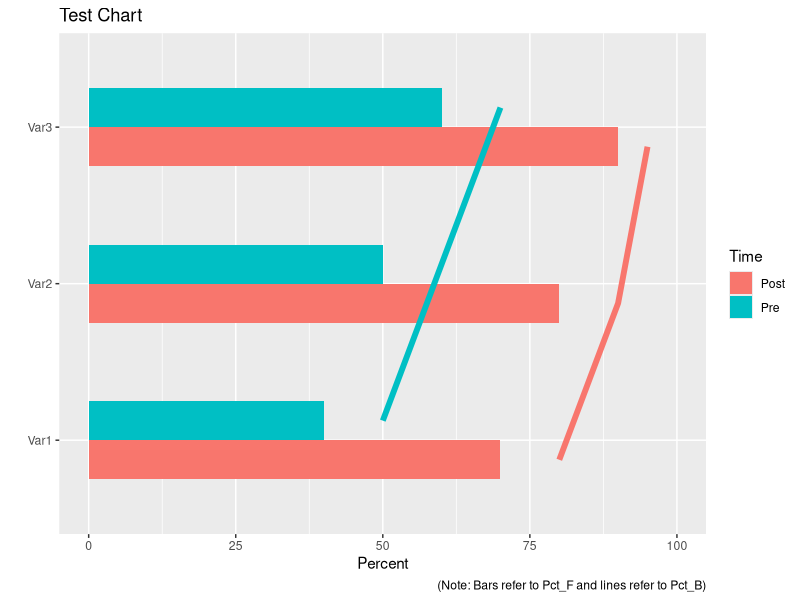
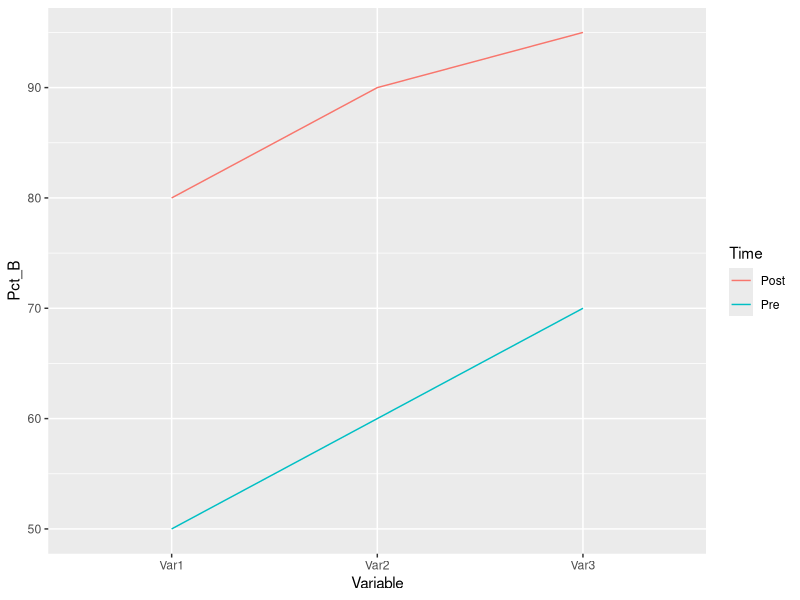

These charts were generated, in order, by the following R code:
library(tidyverse)
df <- data.frame(
  Pct_F = c(40, 50, 60, 70, 80, 90),
  Pct_B = c(50, 60, 70, 80, 90, 95),
  Time = c("Pre", "Pre", "Pre", "Post", "Post", "Post"),
  Variable = c("Var1", "Var2", "Var3", "Var1", "Var2", "Var3")
)

ggplot(df, aes(x = Variable)) +
  geom_col(aes(y = Pct_F, fill = Time), width = 0.5, position = "dodge") +
  geom_line(aes(y = Pct_B, group = Time, colour = Time), size = 2, position = position_dodge(0.5)) +
  scale_y_continuous(limits = c(0, 100)) +
  coord_flip() +
  labs(title = "Test Chart", x = "", y = "Percent", caption = "(Note: Bars refer to Pct_F and lines refer to Pct_B)")

ggplot(df, aes(x = Variable)) +
  # geom_col(aes(y = Pct_F, fill = Time), width = 0.5, position = "dodge") +
  geom_line(aes(y = Pct_B, group = Time, colour = Time))
